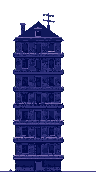
#> input picture assets/_source/buildings/bld_05f_a.png, 96 x 192 px; its folder holds only this picture in this run
$ python bg_build.py
#> lines starting #> are read from the running program, lines starting #| are printed output that depends on the picture; after the words box and inside, x2 and y2 are one past the last pixel; in counts of white or black regions, pixels touching at a corner belong together
"""Сборка слоёв фона из библиотеки зданий.

Небо, облака и окна строятся кодом, здания берутся из assets/_source/buildings.
На выходе — отдельные PNG со прозрачностью под параллакс.

Запуск (нужны numpy, scipy и Pillow — они есть во встроенном Python у ComfyUI):

    D:\\AI\\ComfyUI\\python_embeded\\python.exe tools/bg_build.py --seed 21

Почему не системный Python: 3.15 слишком новый, колёс под него нет (docs/art/archive/ai-pipeline.md).
"""

import argparse
import glob
import os
import re

import numpy as np
from PIL import Image

W, H = 768, 360                    # кадр шире видимых 640×360: запас под сдвиг параллакса
GROUND = 362                       # все планы стоят на одном нижнем крае

ROOT = os.path.dirname(os.path.dirname(os.path.abspath(__file__)))
SRC = os.path.join(ROOT, "assets", "_source", "buildings")
OUT = os.path.join(ROOT, "assets", "backgrounds")

# Опорные цвета неба: доля высоты -> цвет. Тёплая полоса поднята на высоту крыш,
# иначе её закрывают дома.
SKY_STOPS = [(0.00, (5, 7, 22)), (0.32, (20, 24, 64)), (0.52, (56, 48, 112)),
             (0.64, (120, 76, 134)), (0.72, (214, 138, 132)), (0.80, (150, 86, 124)),
             (1.00, (70, 46, 92))]
HAZE = np.array([150, 120, 160], float)        # к этому цвету тонируются дальние планы
CLOUD_TINT = np.array([196, 174, 206], float)
WINDOW_COLORS = [(242, 196, 141), (255, 238, 194), (199, 139, 160), (150, 200, 210)]

BAYER4 = np.array([[0, 8, 2, 10], [12, 4, 14, 6],
                   [3, 11, 1, 9], [15, 7, 13, 5]], float) / 16.0 - 0.5

# Цвет ручной разметки зоны окон. Размечается в редакторе прямо на спрайте здания:
# что закрашено — то фасад, окна ставятся только туда. Программа заливает разметку
# цветом стены, так что в кадр она не попадает.
MARKER = np.array([255, 0, 255], float)

# план: (высота этажа в пикселях, дымка, шаг окон по x, по y, размер окна (ш, в), доля горящих)
# Высота дома считается как этажи × высота этажа — тогда пятиэтажка и небоскрёб встают
# в верных пропорциях. Этажность берётся из имени файла (`bld_16f_a.png`).
# Окна мельчают с удалением — это второй источник ощущения расстояния после дымки.
PLANES = {
    "far": (3.4, 0.60, 3, 5, (1, 2), 0.14),
    "mid": (6.8, 0.22, 5, 7, (2, 3), 0.22),
}
NEAR = {"floor": 10.0, "crop": (55, 90), "top": (262, 300), "darken": 0.42,
        "step": (7, 9), "win": (3, 4), "lit": 0.07}
FLOORS_DEFAULT = 9     # если этажность в имени не указана

# Доля окон, которые меняют состояние между вариантами свечения. Больше — и мерцание
# превращается в стробоскоп: в живом городе за раз гаснет пара окон, а не половина.
FLICKER = 0.06
VARIANTS = 4
SIDE_GAP = 0.18        # с какой разницы в яркости кромок считаем, что боковая грань видна


# ---------------------------------------------------------------- здания

def load_clean(path):
    """Загрузить здание, обрезать поля, отсечь «ножки» и тень под домом."""
    a = np.asarray(Image.open(path).convert("RGBA")).astype(float)
    rgb, alpha = a[..., :3], a[..., 3] / 255.0
    op = alpha >= 0.5
    if not op.any():
        return None
    rows = op.sum(1)
    body = rows[rows > 0]
    typical = np.median(body)
    keep = (rows >= max(2, rows.max() * 0.25)) & (rows <= typical * 1.6 + 4)
    ys = np.where(keep)[0]
    if len(ys) == 0:
        return None
    y0, y1 = ys.min(), ys.max() + 1
    xs = np.where(op[y0:y1].any(0))[0]
    return rgb[y0:y1, xs.min():xs.max() + 1], alpha[y0:y1, xs.min():xs.max() + 1]


def strip_windows(rgb, alpha):
    """Стереть окна, нарисованные моделью: они никогда не лежат ровной сеткой."""
    op = alpha >= 0.5
    if not op.any():
        return rgb
    lum = rgb @ np.array([0.299, 0.587, 0.114])
    base = np.percentile(lum[op], 40)
    out = rgb.copy()
    wins = op & (lum > base + 14)
    for x in range(rgb.shape[1]):
        col = op[:, x] & ~wins[:, x]
        if col.sum() >= 3:
            out[wins[:, x], x] = np.median(rgb[col, x], axis=0)
    return out


def facade_zone(rgb, alpha):
    """Найти ручную разметку зоны окон и закрасить её цветом стены.

    Размечать можно любой формы и в несколько кусков: это просто маска. Без разметки
    зона вычисляется автоматически — по близости к основному тону фасада.
    """
    op = alpha >= 0.5
    m = op & (np.abs(rgb - MARKER).sum(-1) < 60)
    if m.sum() < 20:
        return rgb, None
    body = op & ~m
    out = rgb.copy()
    out[m] = np.median(rgb[body], axis=0) if body.any() else MARKER
    return out, m


def draw_windows(rgb, alpha, rng, step_x, step_y, win=(2, 3), zone=None):
    """Вписать сетку погашенных окон. Горящие не рисуются здесь — они уходят в отдельный слой.

    Возвращает фасад и список ячеек (y, x, h, w, цвет свечения): из него потом собираются
    варианты свечения для мерцания.
    """
    op = alpha >= 0.5
    h, w = op.shape
    if h < 16 or w < 8:
        return rgb, []
    out = rgb.copy()
    facade = np.median(rgb[op], axis=0)
    dark = facade * 0.70
    ww, wh = win
    if zone is not None:
        front, roof = zone, 0                       # размечено руками — доверяем разметке
    else:
        # иначе фронтальная грань угадывается по цвету: боковая другого тона,
        # там сетка легла бы горизонтально и сломала перспективу
        front = op & (np.sqrt(((rgb - facade) ** 2).sum(-1)) < 34)
        rows = op.sum(1)
        roof = 0
        for y in range(h):
            if rows[y] >= rows.max() * 0.6:
                roof = y + 3
                break
    cells = []
    for y in range(roof + 2, h - 4 - wh, step_y):
        for x in range(2, w - 2 - ww + 1, step_x):
            if not front[y:y + wh, x:x + ww].all():
                continue
            out[y:y + wh, x:x + ww] = dark          # погашенные читаются как дом
            col = (WINDOW_COLORS[0] if rng.random() < 0.75
                   else WINDOW_COLORS[int(rng.integers(1, 4))])
            cells.append((y, x, wh, ww, col))
    return out, cells


def scaled(rgb, alpha, target_h):
    k = target_h / rgb.shape[0]
    im = Image.fromarray(np.dstack([rgb, alpha * 255]).astype(np.uint8))
    im = im.resize((max(4, int(round(rgb.shape[1] * k))), target_h), Image.NEAREST)
    a = np.asarray(im).astype(float)
    return a[..., :3], a[..., 3] / 255.0


def _blit(plane, rgb, alpha, x, top):
    bh, bw = alpha.shape
    xs0, xs1 = max(0, x), min(W, x + bw)
    ys0, ys1 = max(0, top), min(H, top + bh)
    if xs1 <= xs0 or ys1 <= ys0:
        return
    a = alpha[ys0 - top:ys1 - top, xs0 - x:xs1 - x][..., None]
    c = rgb[ys0 - top:ys1 - top, xs0 - x:xs1 - x]
    dst = plane[ys0:ys1, xs0:xs1]
    dst[..., :3] = dst[..., :3] * (1 - a) + c * a
    dst[..., 3:] = np.maximum(dst[..., 3:], a)


def _lights(lights, cells, rng, lit_p, x, top, haze=0.0, mul=1.0):
    """Разложить горящие окна по вариантам свечения: каждый следующий чуть отличается."""
    if not cells:
        return
    base = rng.random(len(cells)) < lit_p
    for v, layer in enumerate(lights):
        state = base if v == 0 else base ^ (rng.random(len(cells)) < FLICKER)
        for (cy, cx, ch, cw, col), on in zip(cells, state):
            if not on:
                continue
            c = (np.array(col, float) * (1 - haze) + HAZE * haze) * mul
            ys, xs = top + cy, x + cx
            if 0 <= ys and ys + ch <= H and 0 <= xs and xs + cw <= W:
                layer[ys:ys + ch, xs:xs + cw, :3] = c
                layer[ys:ys + ch, xs:xs + cw, 3] = 1.0


def side_bias(rgb, alpha):
    """Насколько одна сторона дома темнее другой. Больше нуля — тень слева, меньше — справа.

    У домов с видимой боковой гранью тень и уходящая вглубь крыша смотрят в одну сторону.
    Модель рисует её то влево, то вправо, поэтому библиотеку надо приводить к одному виду,
    иначе в ряду окажутся дома с противоположным светом и перспективой.
    """
    op = alpha >= 0.5
    if not op.any():
        return 0.0
    lum = rgb @ np.array([0.299, 0.587, 0.114])
    k = max(2, int(op.shape[1] * 0.2))
    left, right = lum[:, :k][op[:, :k]], lum[:, -k:][op[:, -k:]]
    if left.size < 10 or right.size < 10:
        return 0.0
    hi = max(left.mean(), right.mean())
    return 0.0 if hi <= 1 else (right.mean() - left.mean()) / hi


def storeys(path):
    """Этажность из имени файла: `bld_16f_a.png` -> 16. Без неё берём значение по умолчанию."""
    m = re.search(r"_(\d+)f", os.path.basename(path))
    return int(m.group(1)) if m else FLOORS_DEFAULT


def plan_height(path, floor_px, rng):
    """Высота дома на плане: этажи × высота этажа, плюс небольшой разброс."""
    return max(14, int(round(storeys(path) * floor_px * rng.uniform(0.92, 1.08))))


def _prepare(path, rng, target_h, flip_p):
    """Здание: обрезать, отмасштабировать, отразить, разобраться с зоной окон."""
    got = load_clean(path)
    if got is None:
        return None
    rgb, alpha = got
    rgb, alpha = scaled(rgb, alpha, target_h)
    # Отражаем до окон, иначе сетка съедет. У домов с боковой гранью отражение не случайное,
    # а приводящее к общему виду: тень и перспектива всегда уходят вправо.
    bias = side_bias(rgb, alpha)
    flip = bias > 0 if abs(bias) > SIDE_GAP else rng.random() < flip_p
    if flip:
        rgb, alpha = rgb[:, ::-1], alpha[:, ::-1]
    rgb, zone = facade_zone(rgb, alpha)
    if zone is None:
        rgb = strip_windows(rgb, alpha)              # без разметки стираем окна модели
    return rgb, alpha, zone


def build_plane(files, rng, floor_px, haze, step_x, step_y, win, lit_p, variants=4):
    """Ряд домов с перекрытием плюс варианты слоя свечения."""
    plane = np.zeros((H, W, 4), float)
    lights = [np.zeros((H, W, 4), float) for _ in range(variants)]
    order = list(files)
    rng.shuffle(order)
    x, i = -int(rng.integers(0, 30)), 0
    while x < W + 20:
        path = order[i % len(order)]
        got = _prepare(path, rng, plan_height(path, floor_px, rng), 0.4)
        i += 1
        if got is None:
            continue
        rgb, alpha, zone = got
        rgb, cells = draw_windows(rgb, alpha, rng, step_x, step_y, win, zone)
        rgb = rgb * (1 - haze) + HAZE * haze
        top = GROUND - alpha.shape[0]
        _blit(plane, rgb, alpha, x, top)
        _lights(lights, cells, rng, lit_p, x, top, haze)
        x += int(alpha.shape[1] * rng.uniform(0.55, 0.85))
    return plane, lights


def build_near(files, rng, variants=4):
    """Ближний план: верхушки домов вдоль нижнего края, почти чёрные."""
    plane = np.zeros((H, W, 4), float)
    lights = [np.zeros((H, W, 4), float) for _ in range(variants)]
    order = list(files)
    rng.shuffle(order)
    x, i = -int(rng.integers(10, 60)), 0
    while x < W + 20:
        path = order[i % len(order)]
        got = _prepare(path, rng, plan_height(path, NEAR["floor"], rng), 0.5)
        i += 1
        if got is None:
            continue
        rgb, alpha, zone = got
        k = int(rng.integers(*NEAR["crop"]))         # оставляем только верхушку
        rgb, alpha = rgb[:k], alpha[:k]
        zone = None if zone is None else zone[:k]
        rgb, cells = draw_windows(rgb, alpha, rng, *NEAR["step"], NEAR["win"], zone)
        rgb = rgb * NEAR["darken"]
        top = int(rng.integers(*NEAR["top"]))
        tail = H - (top + alpha.shape[0])          # дом уходит под обрез кадра
        if tail > 0:
            rgb = np.concatenate([rgb, np.repeat(rgb[-1:], tail, axis=0)])
            alpha = np.concatenate([alpha, np.repeat(alpha[-1:], tail, axis=0)])
        _blit(plane, rgb, alpha, x, top)
        _lights(lights, cells, rng, 0.07, x, top, mul=NEAR["darken"])
        x += int(alpha.shape[1] * rng.uniform(0.5, 0.8))
    return plane, lights


# ---------------------------------------------------------------- небо и облака

def sky_rows():
    ys = np.linspace(0, 1, H)
    s = np.zeros((H, 3))
    for c in range(3):
        s[:, c] = np.interp(ys, [p[0] for p in SKY_STOPS], [p[1][c] for p in SKY_STOPS])
    return s


def build_sky(rng, stars=240):
    img = np.repeat(sky_rows()[:, None, :], W, axis=1)
    for _ in range(stars):
        x = int(rng.integers(0, W))
        y = int(abs(rng.normal(0, 0.38)) * H * 0.7) % H
        img[y, x] = np.maximum(img[y, x], np.array([255, 252, 240]) * rng.uniform(0.5, 1))
    return img


def value_noise(gx, gy, rng):
    """Шум на решётке. По горизонтали замыкается сам на себя — слой можно крутить бесконечно."""
    grid = rng.random((gy + 1, gx))
    xs, ys = np.arange(W) * gx / W, np.arange(H) * gy / H
    x0, y0 = np.floor(xs).astype(int), np.floor(ys).astype(int)
    fx, fy = xs - x0, ys - y0
    fx, fy = fx * fx * (3 - 2 * fx), fy * fy * (3 - 2 * fy)
    x1, x0 = (x0 + 1) % gx, x0 % gx
    a = grid[y0][:, x0] * (1 - fx) + grid[y0][:, x1] * fx
    b = grid[y0 + 1][:, x0] * (1 - fx) + grid[y0 + 1][:, x1] * fx
    return a * (1 - fy[:, None]) + b * fy[:, None]


def build_clouds(seed, band_center=0.40, band_width=0.11, cover=0.26, dither=0.055):
    """Цвет облака — смесь неба на этой высоте с подсветкой, края размыты дизерингом.

    Это работает потому, что небо — градиент по вертикали, а облака едут по горизонтали:
    замешанный для строки цвет остаётся верным при любом сдвиге.
    """
    rng = np.random.default_rng(seed)
    v = np.zeros((H, W))
    amp = 1.0
    for gx, gy in ((5, 13), (10, 26), (20, 52), (40, 104)):
        v += amp * value_noise(gx, gy, rng)
        amp *= 0.5
    v = (v - v.min()) / (v.max() - v.min())
    y = np.arange(H)[:, None] / H
    drift = value_noise(3, 1, np.random.default_rng(seed + 77))[0] * 0.09 - 0.045
    v = v * np.exp(-((y - (band_center + drift[None, :])) ** 2) / (2 * band_width ** 2))

    noise = np.tile(BAYER4, (H // 4 + 1, W // 4 + 1))[:H, :W] * dither
    sky = sky_rows()
    out = np.zeros((H, W, 4), float)
    qs = np.quantile(v, [1 - cover, 1 - cover * 0.68, 1 - cover * 0.42,
                         1 - cover * 0.22, 1 - cover * 0.08])
    for t, k in zip(qs, (0.14, 0.26, 0.40, 0.56, 0.74)):
        m = (v + noise) >= t
        col = sky[:, None, :] * (1 - k) + CLOUD_TINT[None, None, :] * k
        out[m, :3] = np.broadcast_to(col, (H, W, 3))[m]
        out[m, 3] = 1.0
    return out


# ---------------------------------------------------------------- сборка

def save(path, arr, opaque=False):
    a = arr.copy()
    if opaque:
        a = np.dstack([a, np.ones((H, W))])
    a[..., 3] *= 255.0          # альфа внутри лежит в 0..1, в файл нужна 0..255
    Image.fromarray(np.clip(a, 0, 255).astype(np.uint8)).save(path)


def main():
    ap = argparse.ArgumentParser(description="Сборка слоёв фона меню")
    ap.add_argument("--seed", type=int, default=21)
    ap.add_argument("--name", default="bg_menu")
    ap.add_argument("--out", default=OUT)
    ap.add_argument("--preview", action="store_true", help="сохранить склейку всех слоёв")
    args = ap.parse_args()

    files = sorted(glob.glob(os.path.join(SRC, "*.png")))
    if not files:
        raise SystemExit("нет зданий в %s" % SRC)
    os.makedirs(args.out, exist_ok=True)
    rng = np.random.default_rng(args.seed)

    far, far_lights = build_plane(files, rng, *PLANES["far"], variants=VARIANTS)
#> in load_clean, `rgb, alpha = a[..., :3], a[..., 3] / 255.0`:
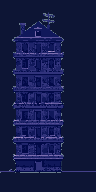
#> rgb: shape (192, 96, 3) float64; mean R, G, B 20.2, 27.1, 72.3
#> in load_clean, `rgb, alpha = a[..., :3], a[..., 3] / 255.0`:
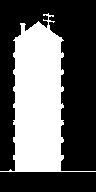
#> alpha: shape (192, 96) float64; values 0 (black) and 1 (white), 37.3% white; 1 white region, box (x1, y1, x2, y2) and area: (0, 13, 96, 172) 6874
#> in load_clean, `rows = op.sum(1)`: rows = 192 values, max 96 at index 171, min 0 at index 0, mean 35.8
#> in load_clean, `body = rows[rows > 0]`: body = 159 values, max 96 at index 158, min 1 at index 0, mean 43.23
#> in load_clean, `typical = np.median(body)`: typical = 46
#> in load_clean, `ys = np.where(keep)[0]`: ys = 143 values from 28 to 170
#> in load_clean, `y0, y1 = ys.min(), ys.max() + 1`: y0 = 28; y1 = 171
#> in load_clean, `xs = np.where(op[y0:y1].any(0))[0]`: xs = 54 values from 9 to 63
#> in _prepare, `rgb, alpha = got`: alpha: shape (143, 55) float64; values 0 (black) and 1 (white), 84.5% white; 12 black regions (2 under 20 px), largest, box (x1, y1, x2, y2) and area: (0, 0, 12, 143) 831, (41, 0, 55, 12) 97, (52, 63, 55, 77) 37
#> in scaled, `im = Image.fromarray(np.dstack([rgb, alpha * 255]).astype(np.uint8))`:
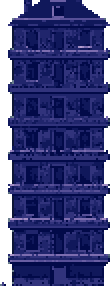
#> im: PIL image 55x143 RGBA (shown 2 times larger); mean R, G, B, A 28.1, 33.6, 95.7, 215.4; transparent parts drawn white
#> in side_bias, `left, right = lum[:, :k][op[:, :k]], lum[:, -k:][op[:, -k:]]`: left = [29.25, 29.25, 14.79, 58.72, 14.79, 43.6, 14.79, 29.25, 29.25, 43.6, 58.72, 29.25, 58.72, 43.6, 105.2, 14.79]; right = 33 values, max 89.3 at index 29, min 14.79 at index 5, mean 33.42
#> in side_bias, `hi = max(left.mean(), right.mean())`: hi = 38.59
#> in _prepare, `bias = side_bias(rgb, alpha)`: bias = -0.134
#> in _prepare, `flip = bias > 0 if abs(bias) > SIDE_GAP else rng.random() < flip_p`: flip = False
#> in strip_windows, `base = np.percentile(lum[op], 40)`: base = 29.25
#> in build_plane, `rgb, cells = draw_windows(rgb, alpha, rng, step_x, step_y, win, zone)`: cells = []
#> in build_plane, `_blit(plane, rgb, alpha, x, top)`: plane: shape (360, 768, 4) float64; every value is 0
    mid, mid_lights = build_plane(files, rng, *PLANES["mid"], variants=VARIANTS)
    near, near_lights = build_near(files, rng, variants=VARIANTS)
#> in build_near, `rgb, alpha, zone = got`: alpha: shape (53, 20) float64; values 0 (black) and 1 (white), 86.3% white; 11 black regions (10 under 20 px), largest, box (x1, y1, x2, y2) and area: (16, 0, 20, 53) 99
#> in build_near, `rgb = np.concatenate([rgb, np.repeat(rgb[-1:], tail, axis=0)])`:
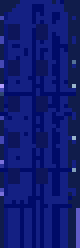
#> rgb: shape (62, 20, 3) float64 (shown 4 times larger); mean of channels 0, 1, 2 5.4, 8.6, 33; drawn with min black and max white
#> in build_near, `alpha = np.concatenate([alpha, np.repeat(alpha[-1:], tail, axis=0)])`:
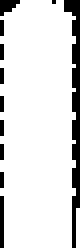
#> alpha: shape (62, 20) float64 (shown 4 times larger); values 0 (black) and 1 (white), 86.9% white; 11 black regions (10 under 20 px), largest, box (x1, y1, x2, y2) and area: (16, 0, 20, 62) 108
    layers = {"sky": build_sky(rng), "clouds": build_clouds(args.seed),
              "far": far, "mid": mid, "near": near}
    lights = {"far": far_lights, "mid": mid_lights, "near": near_lights}

    for key, arr in layers.items():
        save(os.path.join(args.out, "%s_%s.png" % (args.name, key)), arr, opaque=(key == "sky"))
#> this loop made 5 passes
#> pass 1, in save, `a = arr.copy()`:
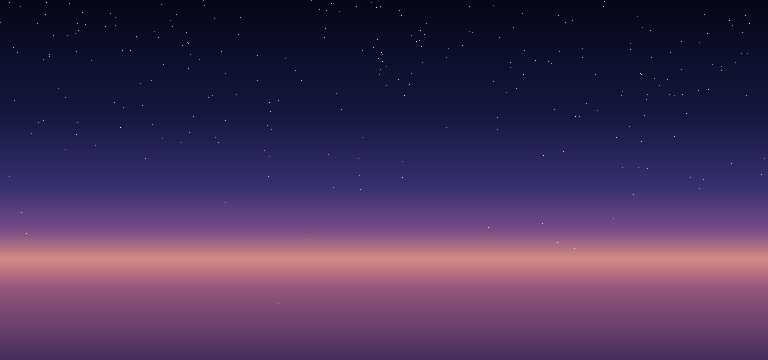
#> a: shape (360, 768, 3) float64; mean of channels 0, 1, 2 72.1, 50.4, 88.6; drawn as R, G, B
    for key, group in lights.items():
        for v, arr in enumerate(group, 1):
            save(os.path.join(args.out, "%s_%s_lights%d.png" % (args.name, key, v)), arr)
#> this loop made 3 passes
#> pass 2, in save (call 10), `Image.fromarray(np.clip(a, 0, 255).astype(np.uint8)).save(path)`:
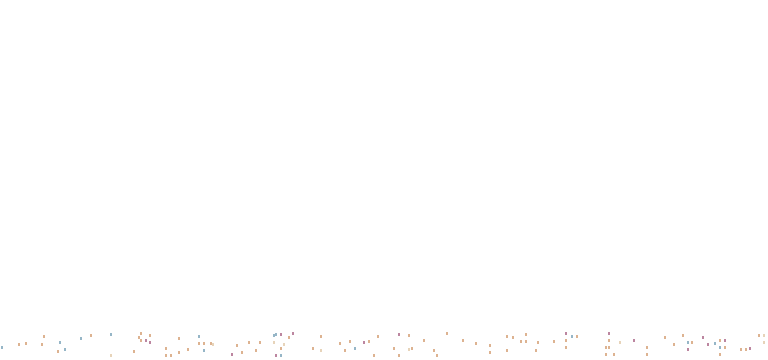
#> saved as bg_menu_mid_lights1.png: PIL image 768x360 RGBA; mean R, G, B, A 0.5, 0.4, 0.4, 0.6; transparent parts drawn white

    print("зданий: %d, сид: %d, вариантов свечения: %d -> %s"
          % (len(files), args.seed, VARIANTS, args.out))

    if args.preview:
        canvas = layers["sky"].copy()
        for key in ("clouds", "far", "mid", "near"):
            for arr in (layers[key], lights.get(key, [None])[0]):
                if arr is None:
                    continue
                a = arr[..., 3:4]
                canvas = canvas * (1 - a) + arr[..., :3] * a
        im = Image.fromarray(np.clip(canvas, 0, 255).astype(np.uint8))
        im.resize((W * 3, H * 3), Image.NEAREST).save(
            os.path.join(args.out, "%s_preview_x3.png" % args.name))


if __name__ == "__main__":
    main()
